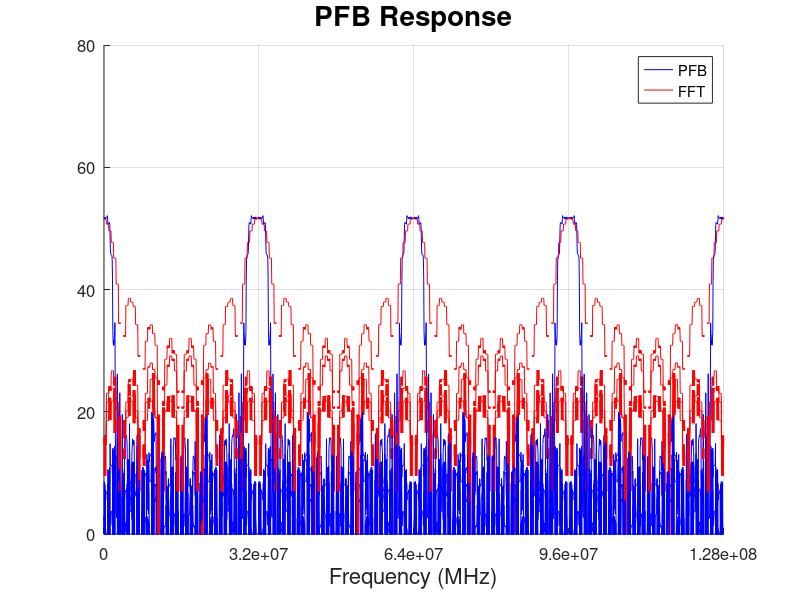
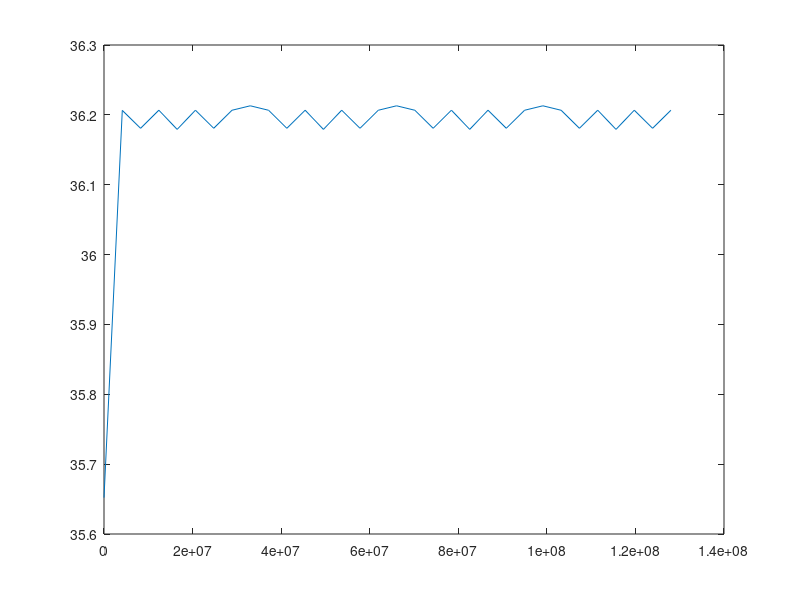

These charts were generated, in order, by the following MATLAB code:
clearvars;
% Specturm data contains interleaved power spectrum data, XX, YY, XY, YX

% Open and read spec data
% pfb off.
f = fopen('spec_fft.dat', 'r');
fft_data = fread(f, 'float');
fclose(f);

% Open and read spec data -p
% pfb on
f = fopen('spec_pfb.dat', 'r');
pfb_data = fread(f, 'float');
fclose(f);

%open and read pfb spec data using dolph-cheb coeff
f = fopen('spec_cheb.dat', 'r');
cheb_data = fread(f, 'float');
fclose(f);

% filter specs
fs = 256e6;
nfft = 32;
series = nfft*4;
freqs = linspace(0,fs/2,nfft);
rows = length(fft_data)/series;

XX_fft = zeros(rows, nfft);
XX_pfb = zeros(rows, nfft);
XX_cheb = zeros(rows,nfft);

for i=1:rows    
    % Accumulate matrix of fft data
    chunk = fft_data((i-1)*series+1:i*series);
    XX_fft(i,:) = chunk(1:4:4*nfft);
    %Accumulate matrix of pfb data
    chunk = pfb_data((i-1)*series+1:i*series);
    XX_pfb(i,:) = chunk(1:4:4*nfft);
    %Accumulate matrix of cheb data
    chunk = cheb_data((i-1)*series+1:i*series);
    XX_cheb(i,:) = chunk(1:4:4*nfft);
end

%filter response comparison plot - plots 8 responses
figure; hold on;
for i=1:8:nfft
    plot(linspace(0,fs/2,length(XX_pfb)), 10*log10(XX_pfb(:,i)), '-b');
    plot(linspace(0,fs/2,length(XX_fft)), 10*log10(XX_fft(:,i)), '-r');
end

%configure axis
grid on;
xlim([0, fs/2]); ylim([0, 80]);
xtick = linspace(0, fs/2, nfft+1);
set(gca, 'XTick', xtick(1:8:end), 'FontSize', 12);
title('PFB Response', 'FontSize', 20);
xlabel('Frequency (MHz)', 'FontSize', 16);
legend('PFB', 'FFT');

% show accumulated power over all freq.
XX_pfb_mean = mean(XX_pfb,1);
figure;
plot(freqs, 10*log10(XX_pfb_mean));